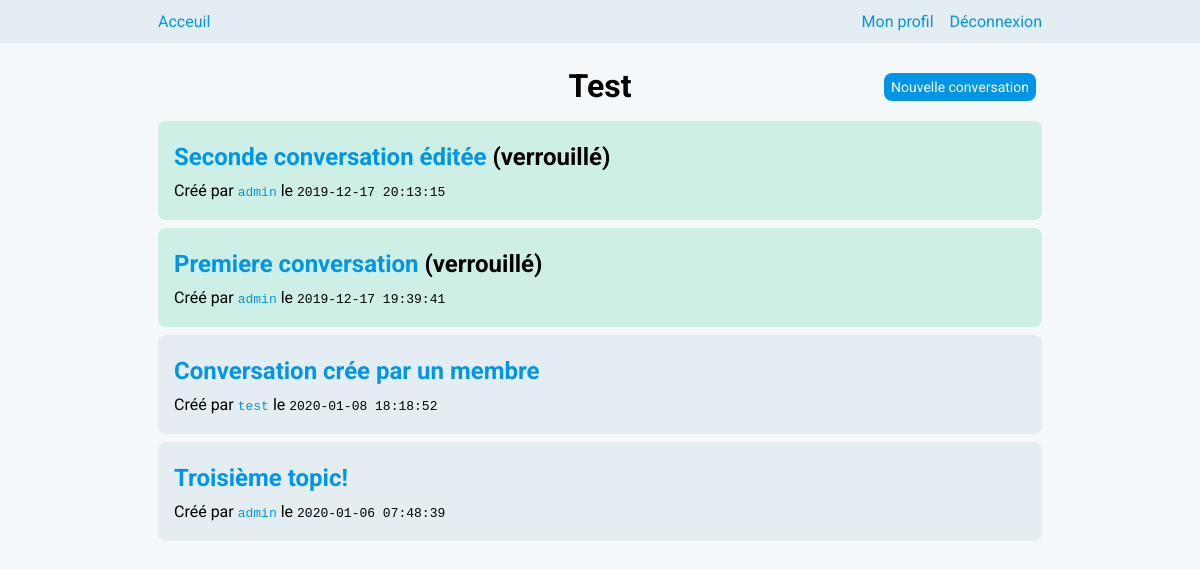
The app's page /topic.php?id=1 (signed in) with its own data.
### tables this page shows
CREATE TABLE IF NOT EXISTS `topics` (
  `id` int(11) NOT NULL AUTO_INCREMENT,
  `nom` varchar(255) NOT NULL,
  `description` varchar(255) DEFAULT NULL,
  `rang_min` int(11) NOT NULL DEFAULT '0',
  PRIMARY KEY (`id`)
);

CREATE TABLE IF NOT EXISTS `conversations` (
  `id` int(11) NOT NULL AUTO_INCREMENT,
  `nom` varchar(255) NOT NULL,
  `id_auteur` int(11) NOT NULL,
  `id_topic` int(11) NOT NULL,
  `creation` datetime NOT NULL DEFAULT CURRENT_TIMESTAMP,
  `verrouillage` tinyint(1) NOT NULL DEFAULT '0',
  `epingle` tinyint(1) NOT NULL DEFAULT '0',
  PRIMARY KEY (`id`),
  KEY `id_topic` (`id_topic`)
);

CREATE TABLE IF NOT EXISTS `utilisateurs` (
  `id` int(11) NOT NULL AUTO_INCREMENT,
  `login` varchar(255) NOT NULL,
  `password` varchar(255) NOT NULL,
  `id_rang` int(11) NOT NULL DEFAULT '1',
  `naissance` date DEFAULT NULL,
  `bio` varchar(255) DEFAULT NULL,
  `email` varchar(255) DEFAULT NULL,
  `inscription` datetime NOT NULL DEFAULT CURRENT_TIMESTAMP,
  PRIMARY KEY (`id`)
);

### includes/shortcuts.php (called while the page is built, shortened)
<?php
	function isModerator() {
		return false;
	}
?>

### topic.php (the view, shortened to what this page needs)
<?php
include "includes/layout.php";
include "includes/shortcuts.php";
$stmt = $db->prepare("SELECT * FROM topics WHERE id = :id");
$success = $stmt->execute(["id" => $_GET["id"]]);
$topic = $stmt->fetch();
layout(function() {
	global $topic, $db;
	$stmt = $db->prepare("SELECT conversations.*, utilisateurs.login AS nom_auteur
	FROM conversations
	INNER JOIN utilisateurs ON utilisateurs.id = conversations.id_auteur
	WHERE id_topic = :id
	ORDER BY epingle DESC, creation DESC");
	$success = $stmt->execute(["id" => $_GET["id"]]);
	$conversations = $stmt->fetchAll();
?>
<header class="flex-center">
	<h1><?= $topic["nom"] ?></h1>
	<?php if (isset($_SESSION["user"])) { ?>
		<a class="absolute-top-right button" href='editer_message.php?id=new&id_topic=<?= $topic['id'] ?>'>Nouvelle conversation</a>
	<?php } ?>
</header>
<?php
	if (count($conversations) > 0) {
		foreach ($conversations as $conversation) { ?>
			<article class="conversation <?= $conversation["epingle"] ? 'pinned' : '' ?>">
				<h1><a href="conversation.php?id=<?= $conversation['id'] ?>"><?= $conversation["nom"] ?></a><?= $conversation["verrouillage"] ? " (verrouillé)" : "" ?></h1>
				<p>Créé par <a href="profil.php?id=<?= $conversation['id_auteur'] ?>"><code><?= $conversation["nom_auteur"] ?></code></a> le <code><?= $conversation["creation"] ?></code></p>
			</article>
		<?php }
	} else {
		echo "<p>Aucune conversation n'a été créée pour le moment...</p>";
	}
}, [ "title" => $topic["nom"] ]);
?>

### includes/layout.php (shortened to what this page needs)
<?php
function layout($render, $options = []) {
?>
<!DOCTYPE html>
<html lang="en">
<head>
	<link rel="stylesheet" href="style.css">
</head>
<body>
	<nav>
		<ul class="start">
			<li><a href="index.php">Acceuil</a></li>
		</ul>
		<ul class="end">
			<?php
				if (isset($_SESSION["user"])) { ?>
					<li><a href="profil.php?id=<?= $_SESSION["user"]["id"] ?>">Mon profil</a></li>
					<li><a href="deconnexion.php">Déconnexion</a></li>
			<?php } else { ?>
					<li><a href="connexion.php">Connexion</a></li>
					<li><a href="inscription.php">Inscription</a></li>
			<?php } ?>
		</ul>
	</nav>
	<main>
		<?= $render() ?>
	</main>
</body>
</html>
<?php
}
?>

### style.css (style rules this page uses)
:root { --bg-color: hsl(201, 33%, 97%); --nav-bg-color: hsl(201, 33%, 92%); --nav-link-hover-bg-color: hsl(201, 33%, 87%); --accent: hsl(201, 100%, 45%); --accent-hover: hsl(201, 100%, 60%); --inner-bg-color: hsl(201, 33%, 92%); --inner-pinned-bg-color: hsl(162, 52%, 87%); }
* { box-sizing: border-box; }
html, body { padding: 0; margin: 0; font-family: "Roboto"; background: var(--bg-color); }
h1, h3 { margin: 0; padding: 0.25em 0; }
p { margin: 0; padding: 0.25em 0; }
a { color: var(--accent); text-decoration: none; }
.absolute-top-right { position: absolute; top: 1em; right: 1em; }
.button { display: inline-block; border: none; padding: 0.5em; border-radius: 8px; background: var(--accent); color: white; text-decoration: none; font-size: 0.875em; cursor: pointer; line-height: 1em; margin: 0; }
.flex-center { display: flex; flex-direction: column; align-items: center; }
header { position: relative; }
nav { background: var(--nav-bg-color); display: flex; }
nav ul, .actions ul, .actions form { margin: 0; padding: 0; list-style: none; display: flex; align-items: center; flex-grow: 1; }
nav ul.start, .actions ul.start { justify-content: flex-start; margin-right: auto; }
nav ul.end, .actions ul.end { justify-content: flex-end; margin-left: auto; }
nav ul.start { padding-left: 12.5%; }
nav ul.end { padding-right: 12.5%; }
nav ul li { display: block; }
nav ul li a { padding: 0.75em 0.5em; display: block; background-color: transparent; transition: background-color ease-in 0.25s; }
main { padding: 16px 12.5%; margin: 0; position: relative; }
article.topic, article.conversation, article.message { display: block; padding: 1em; margin: 0.5em; border-radius: 8px; background: var(--inner-bg-color); position: relative; }
article.conversation.pinned { background: var(--inner-pinned-bg-color); }

### records on screen
topics: nom "Test"
conversations: nom "Seconde conversation éditée", verrouillage "(verrouillé)", utilisateurs.login "admin", creation "2019-12-17 20:13:15"
conversations: nom "Premiere conversation", verrouillage "(verrouillé)", utilisateurs.login "admin", creation "2019-12-17 19:39:41"
conversations: nom "Conversation crée par un membre", utilisateurs.login "test", creation "2020-01-08 18:18:52"
conversations: nom "Troisième topic!", utilisateurs.login "admin", creation "2020-01-06 07:48:39"
